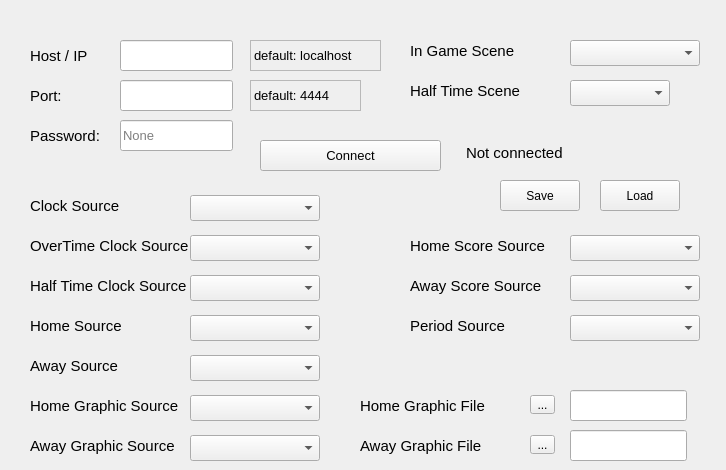
            <widget class="QWidget" name="Obs">
             <attribute name="title">
              <string>OBS</string>
             </attribute>
             <widget class="QLabel" name="HostObs_Label">
              <property name="geometry">
               <rect>
                <x>30</x>
                <y>40</y>
                <width>91</width>
                <height>31</height>
               </rect>
              </property>
              <property name="font">
               <font>
                <pointsize>11</pointsize>
               </font>
              </property>
              <property name="text">
               <string>Host / IP</string>
              </property>
             </widget>
             <widget class="QLabel" name="PortObs_Label">
              <property name="geometry">
               <rect>
                <x>30</x>
                <y>80</y>
                <width>91</width>
                <height>31</height>
               </rect>
              </property>
              <property name="font">
               <font>
                <pointsize>11</pointsize>
               </font>
              </property>
              <property name="text">
               <string>Port:</string>
              </property>
             </widget>
             <widget class="QLineEdit" name="HostObs_Input">
              <property name="geometry">
               <rect>
                <x>120</x>
                <y>40</y>
                <width>113</width>
                <height>31</height>
               </rect>
              </property>
              <property name="font">
               <font>
                <pointsize>10</pointsize>
               </font>
              </property>
             </widget>
             <widget class="QLineEdit" name="PortObs_Input">
              <property name="geometry">
               <rect>
                <x>120</x>
                <y>80</y>
                <width>113</width>
                <height>31</height>
               </rect>
              </property>
              <property name="font">
               <font>
                <pointsize>10</pointsize>
               </font>
              </property>
             </widget>
             <widget class="QLabel" name="DefPort_Label">
              <property name="geometry">
               <rect>
                <x>250</x>
                <y>80</y>
                <width>111</width>
                <height>31</height>
               </rect>
              </property>
              <property name="font">
               <font>
                <pointsize>10</pointsize>
               </font>
              </property>
              <property name="frameShape">
               <enum>QFrame::StyledPanel</enum>
              </property>
              <property name="frameShadow">
               <enum>QFrame::Sunken</enum>
              </property>
              <property name="text">
               <string>default: 4444</string>
              </property>
             </widget>
             <widget class="QLabel" name="DefHost_Label">
              <property name="geometry">
               <rect>
                <x>250</x>
                <y>40</y>
                <width>131</width>
                <height>31</height>
               </rect>
              </property>
              <property name="font">
               <font>
                <pointsize>10</pointsize>
               </font>
              </property>
              <property name="frameShape">
               <enum>QFrame::StyledPanel</enum>
              </property>
              <property name="frameShadow">
               <enum>QFrame::Sunken</enum>
              </property>
              <property name="text">
               <string>default: localhost</string>
              </property>
             </widget>
             <widget class="QPushButton" name="ConnectObs_Button">
              <property name="geometry">
               <rect>
                <x>260</x>
                <y>140</y>
                <width>181</width>
                <height>31</height>
               </rect>
              </property>
              <property name="font">
               <font>
                <pointsize>10</pointsize>
               </font>
              </property>
              <property name="text">
               <string>Connect</string>
              </property>
             </widget>
             <widget class="QLabel" name="InGameScene_Label">
              <property name="geometry">
               <rect>
                <x>410</x>
                <y>35</y>
                <width>161</width>
                <height>31</height>
               </rect>
              </property>
              <property name="font">
               <font>
                <pointsize>11</pointsize>
               </font>
              </property>
              <property name="text">
               <string>In Game Scene</string>
              </property>
             </widget>
             <widget class="QLabel" name="HalfTimeScene_Label">
              <property name="geometry">
               <rect>
                <x>410</x>
                <y>75</y>
                <width>161</width>
                <height>31</height>
               </rect>
              </property>
              <property name="font">
               <font>
                <pointsize>11</pointsize>
               </font>
              </property>
              <property name="text">
               <string>Half Time Scene</string>
              </property>
             </widget>
             <widget class="QComboBox" name="InGameScene_comboBox">
              <property name="geometry">
               <rect>
                <x>570</x>
                <y>40</y>
                <width>117</width>
                <height>24</height>
               </rect>
              </property>
              <property name="font">
               <font>
                <pointsize>11</pointsize>
               </font>
              </property>
              <property name="currentIndex">
               <number>-1</number>
              </property>
              <property name="sizeAdjustPolicy">
               <enum>QComboBox::AdjustToContents</enum>
              </property>
              <property name="minimumContentsLength">
               <number>10</number>
              </property>
              <property name="frame">
               <bool>true</bool>
              </property>
             </widget>
             <widget class="QComboBox" name="HalfTimeScene_comboBox">
              <property name="geometry">
               <rect>
                <x>570</x>
                <y>80</y>
                <width>90</width>
                <height>24</height>
               </rect>
              </property>
              <property name="font">
               <font>
                <pointsize>11</pointsize>
               </font>
              </property>
              <property name="editable">
               <bool>false</bool>
              </property>
              <property name="currentText">
               <string/>
              </property>
              <property name="currentIndex">
               <number>-1</number>
              </property>
              <property name="sizeAdjustPolicy">
               <enum>QComboBox::AdjustToContents</enum>
              </property>
              <property name="minimumContentsLength">
               <number>7</number>
              </property>
             </widget>
             <widget class="QComboBox" name="ClockSource_comboBox">
              <property name="geometry">
               <rect>
                <x>190</x>
                <y>195</y>
                <width>117</width>
                <height>24</height>
               </rect>
              </property>
              <property name="font">
               <font>
                <pointsize>11</pointsize>
               </font>
              </property>
              <property name="currentIndex">
               <number>-1</number>
              </property>
              <property name="sizeAdjustPolicy">
               <enum>QComboBox::AdjustToContents</enum>
              </property>
              <property name="minimumContentsLength">
               <number>10</number>
              </property>
              <property name="frame">
               <bool>true</bool>
              </property>
             </widget>
             <widget class="QLabel" name="ClockSource_Label">
              <property name="geometry">
               <rect>
                <x>30</x>
                <y>190</y>
                <width>161</width>
                <height>31</height>
               </rect>
              </property>
              <property name="font">
               <font>
                <pointsize>11</pointsize>
               </font>
              </property>
              <property name="text">
               <string>Clock Source</string>
              </property>
             </widget>
             <widget class="QComboBox" name="OverTimeClockSource_comboBox">
              <property name="geometry">
               <rect>
                <x>190</x>
                <y>235</y>
                <width>117</width>
                <height>24</height>
               </rect>
              </property>
              <property name="font">
               <font>
                <pointsize>11</pointsize>
               </font>
              </property>
              <property name="currentIndex">
               <number>-1</number>
              </property>
              <property name="sizeAdjustPolicy">
               <enum>QComboBox::AdjustToContents</enum>
              </property>
              <property name="minimumContentsLength">
               <number>10</number>
              </property>
              <property name="frame">
               <bool>true</bool>
              </property>
             </widget>
             <widget class="QLabel" name="OverTimeClockSource_Label">
              <property name="geometry">
               <rect>
                <x>30</x>
                <y>230</y>
                <width>161</width>
                <height>31</height>
               </rect>
              </property>
              <property name="font">
               <font>
                <pointsize>11</pointsize>
               </font>
              </property>
              <property name="text">
               <string>OverTime Clock Source</string>
              </property>
             </widget>
             <widget class="QComboBox" name="HalfTimeClockSource_comboBox">
              <property name="geometry">
               <rect>
                <x>190</x>
                <y>275</y>
                <width>117</width>
                <height>24</height>
               </rect>
              </property>
              <property name="font">
               <font>
                <pointsize>11</pointsize>
               </font>
              </property>
              <property name="currentIndex">
               <number>-1</number>
              </property>
              <property name="sizeAdjustPolicy">
               <enum>QComboBox::AdjustToContents</enum>
              </property>
              <property name="minimumContentsLength">
               <number>10</number>
              </property>
              <property name="frame">
               <bool>true</bool>
              </property>
             </widget>
             <widget class="QLabel" name="HalfTimeClockSource_Label">
              <property name="geometry">
               <rect>
                <x>30</x>
                <y>270</y>
                <width>161</width>
                <height>31</height>
               </rect>
              </property>
              <property name="font">
               <font>
                <pointsize>11</pointsize>
               </font>
              </property>
              <property name="text">
               <string>Half Time Clock Source</string>
              </property>
             </widget>
             <widget class="QComboBox" name="HomeSource_comboBox">
              <property name="geometry">
               <rect>
                <x>190</x>
                <y>315</y>
                <width>117</width>
                <height>24</height>
               </rect>
              </property>
              <property name="font">
               <font>
                <pointsize>11</pointsize>
               </font>
              </property>
              <property name="currentIndex">
               <number>-1</number>
              </property>
              <property name="sizeAdjustPolicy">
               <enum>QComboBox::AdjustToContents</enum>
              </property>
              <property name="minimumContentsLength">
               <number>10</number>
              </property>
              <property name="frame">
               <bool>true</bool>
              </property>
             </widget>
             <widget class="QLabel" name="HomeSource_Label">
              <property name="geometry">
               <rect>
                <x>30</x>
                <y>310</y>
                <width>161</width>
                <height>31</height>
               </rect>
              </property>
              <property name="font">
               <font>
                <pointsize>11</pointsize>
               </font>
              </property>
              <property name="text">
               <string>Home Source</string>
              </property>
             </widget>
             <widget class="QComboBox" name="AwaySource_comboBox">
              <property name="geometry">
               <rect>
                <x>190</x>
                <y>355</y>
                <width>117</width>
                <height>24</height>
               </rect>
              </property>
              <property name="font">
               <font>
                <pointsize>11</pointsize>
               </font>
              </property>
              <property name="currentIndex">
               <number>-1</number>
              </property>
              <property name="sizeAdjustPolicy">
               <enum>QComboBox::AdjustToContents</enum>
              </property>
              <property name="minimumContentsLength">
               <number>10</number>
              </property>
              <property name="frame">
               <bool>true</bool>
              </property>
             </widget>
             <widget class="QLabel" name="AwaySource_Label">
              <property name="geometry">
               <rect>
                <x>30</x>
                <y>350</y>
                <width>161</width>
                <height>31</height>
               </rect>
              </property>
              <property name="font">
               <font>
                <pointsize>11</pointsize>
               </font>
              </property>
              <property name="text">
               <string>Away Source</string>
              </property>
             </widget>
             <widget class="QComboBox" name="PeriodSource_comboBox">
              <property name="geometry">
               <rect>
                <x>570</x>
                <y>315</y>
                <width>117</width>
                <height>24</height>
               </rect>
              </property>
              <property name="font">
               <font>
                <pointsize>11</pointsize>
               </font>
              </property>
              <property name="currentIndex">
               <number>-1</number>
              </property>
              <property name="sizeAdjustPolicy">
               <enum>QComboBox::AdjustToContents</enum>
              </property>
              <property name="minimumContentsLength">
               <number>10</number>
              </property>
              <property name="frame">
               <bool>true</bool>
              </property>
             </widget>
             <widget class="QLabel" name="HomeGraphicFile_Label">
              <property name="geometry">
               <rect>
                <x>360</x>
                <y>390</y>
                <width>161</width>
                <height>31</height>
               </rect>
              </property>
              <property name="font">
               <font>
                <pointsize>11</pointsize>
               </font>
              </property>
              <property name="text">
               <string>Home Graphic File</string>
              </property>
             </widget>
             <widget class="QLabel" name="AwayGraphicFile_Label">
              <property name="geometry">
               <rect>
                <x>360</x>
                <y>430</y>
                <width>161</width>
                <height>31</height>
               </rect>
              </property>
              <property name="font">
               <font>
                <pointsize>11</pointsize>
               </font>
              </property>
              <property name="text">
               <string>Away Graphic File</string>
              </property>
             </widget>
             <widget class="QComboBox" name="AwayScoreSource_comboBox">
              <property name="geometry">
               <rect>
                <x>570</x>
                <y>275</y>
                <width>117</width>
                <height>24</height>
               </rect>
              </property>
              <property name="font">
               <font>
                <pointsize>11</pointsize>
               </font>
              </property>
              <property name="currentIndex">
               <number>-1</number>
              </property>
              <property name="sizeAdjustPolicy">
               <enum>QComboBox::AdjustToContents</enum>
              </property>
              <property name="minimumContentsLength">
               <number>10</number>
              </property>
              <property name="frame">
               <bool>true</bool>
              </property>
             </widget>
             <widget class="QComboBox" name="HomeScoreSource_comboBox">
              <property name="geometry">
               <rect>
                <x>570</x>
                <y>235</y>
                <width>117</width>
                <height>24</height>
               </rect>
              </property>
              <property name="font">
               <font>
                <pointsize>11</pointsize>
               </font>
              </property>
              <property name="currentIndex">
               <number>-1</number>
              </property>
              <property name="sizeAdjustPolicy">
               <enum>QComboBox::AdjustToContents</enum>
              </property>
              <property name="minimumContentsLength">
               <number>10</number>
              </property>
              <property name="frame">
               <bool>true</bool>
              </property>
             </widget>
             <widget class="QLabel" name="PeriodSource_Label">
              <property name="geometry">
               <rect>
                <x>410</x>
                <y>310</y>
                <width>161</width>
                <height>31</height>
               </rect>
              </property>
              <property name="font">
               <font>
                <pointsize>11</pointsize>
               </font>
              </property>
              <property name="text">
               <string>Period Source</string>
              </property>
             </widget>
             <widget class="QLabel" name="HomeScoreSource_Label">
              <property name="geometry">
               <rect>
                <x>410</x>
                <y>230</y>
                <width>161</width>
                <height>31</height>
               </rect>
              </property>
              <property name="font">
               <font>
                <pointsize>11</pointsize>
               </font>
              </property>
              <property name="text">
               <string>Home Score Source</string>
              </property>
             </widget>
             <widget class="QLabel" name="AwayScoreSource_Label">
              <property name="geometry">
               <rect>
                <x>410</x>
                <y>270</y>
                <width>161</width>
                <height>31</height>
               </rect>
              </property>
              <property name="font">
               <font>
                <pointsize>11</pointsize>
               </font>
              </property>
              <property name="text">
               <string>Away Score Source</string>
              </property>
             </widget>
             <widget class="QLineEdit" name="HomeGraphicFile_Input">
              <property name="geometry">
               <rect>
                <x>570</x>
                <y>390</y>
                <width>117</width>
                <height>31</height>
               </rect>
              </property>
              <property name="font">
               <font>
                <pointsize>10</pointsize>
               </font>
              </property>
             </widget>
             <widget class="QLineEdit" name="AwayGraphicFile_Input">
              <property name="geometry">
               <rect>
                <x>570</x>
                <y>430</y>
                <width>117</width>
                <height>31</height>
               </rect>
              </property>
              <property name="font">
               <font>
                <pointsize>10</pointsize>
               </font>
              </property>
             </widget>
             <widget class="QToolButton" name="HomeGraphicFile_toolButton">
              <property name="geometry">
               <rect>
                <x>530</x>
                <y>395</y>
                <width>25</width>
                <height>19</height>
               </rect>
              </property>
              <property name="text">
               <string>...</string>
              </property>
             </widget>
             <widget class="QToolButton" name="AwayGraphicFile_toolButton">
              <property name="geometry">
               <rect>
                <x>530</x>
                <y>435</y>
                <width>25</width>
                <height>19</height>
               </rect>
              </property>
              <property name="text">
               <string>...</string>
              </property>
             </widget>
             <widget class="QLabel" name="ConnectObs_Label">
              <property name="geometry">
               <rect>
                <x>466</x>
                <y>137</y>
                <width>251</width>
                <height>31</height>
               </rect>
              </property>
              <property name="font">
               <font>
                <pointsize>11</pointsize>
               </font>
              </property>
              <property name="text">
               <string>Not connected</string>
              </property>
             </widget>
             <widget class="QComboBox" name="HomeGraphicSource_comboBox">
              <property name="geometry">
               <rect>
                <x>190</x>
                <y>395</y>
                <width>117</width>
                <height>24</height>
               </rect>
              </property>
              <property name="font">
               <font>
                <pointsize>11</pointsize>
               </font>
              </property>
              <property name="currentIndex">
               <number>-1</number>
              </property>
              <property name="sizeAdjustPolicy">
               <enum>QComboBox::AdjustToContents</enum>
              </property>
              <property name="minimumContentsLength">
               <number>10</number>
              </property>
              <property name="frame">
               <bool>true</bool>
              </property>
             </widget>
             <widget class="QLabel" name="HomeGraphicSource_Label">
              <property name="geometry">
               <rect>
                <x>30</x>
                <y>390</y>
                <width>161</width>
                <height>31</height>
               </rect>
              </property>
              <property name="font">
               <font>
                <pointsize>11</pointsize>
               </font>
              </property>
              <property name="text">
               <string>Home Graphic Source</string>
              </property>
             </widget>
             <widget class="QComboBox" name="AwayGraphicSource_comboBox">
              <property name="geometry">
               <rect>
                <x>190</x>
                <y>435</y>
                <width>117</width>
                <height>24</height>
               </rect>
              </property>
              <property name="font">
               <font>
                <pointsize>11</pointsize>
               </font>
              </property>
              <property name="currentIndex">
               <number>-1</number>
              </property>
              <property name="sizeAdjustPolicy">
               <enum>QComboBox::AdjustToContents</enum>
              </property>
              <property name="minimumContentsLength">
               <number>10</number>
              </property>
              <property name="frame">
               <bool>true</bool>
              </property>
             </widget>
             <widget class="QLabel" name="AwayGraphicSource_Label">
              <property name="geometry">
               <rect>
                <x>30</x>
                <y>430</y>
                <width>161</width>
                <height>31</height>
               </rect>
              </property>
              <property name="font">
               <font>
                <pointsize>11</pointsize>
               </font>
              </property>
              <property name="text">
               <string>Away Graphic Source</string>
              </property>
             </widget>
             <widget class="QLabel" name="PasswordObs_Label">
              <property name="geometry">
               <rect>
                <x>30</x>
                <y>120</y>
                <width>91</width>
                <height>31</height>
               </rect>
              </property>
              <property name="font">
               <font>
                <pointsize>11</pointsize>
               </font>
              </property>
              <property name="text">
               <string>Password:</string>
              </property>
             </widget>
             <widget class="QLineEdit" name="PasswordObs_Input">
              <property name="geometry">
               <rect>
                <x>120</x>
                <y>120</y>
                <width>113</width>
                <height>31</height>
               </rect>
              </property>
              <property name="font">
               <font>
                <pointsize>10</pointsize>
               </font>
              </property>
              <property name="echoMode">
               <enum>QLineEdit::Password</enum>
              </property>
              <property name="placeholderText">
               <string>None</string>
              </property>
             </widget>
             <widget class="QPushButton" name="SaveObs_Button">
              <property name="geometry">
               <rect>
                <x>500</x>
                <y>180</y>
                <width>80</width>
                <height>31</height>
               </rect>
              </property>
              <property name="text">
               <string>Save</string>
              </property>
             </widget>
             <widget class="QPushButton" name="LoadObs_Button">
              <property name="geometry">
               <rect>
                <x>600</x>
                <y>180</y>
                <width>80</width>
                <height>31</height>
               </rect>
              </property>
              <property name="text">
               <string>Load</string>
              </property>
             </widget>
            </widget>
